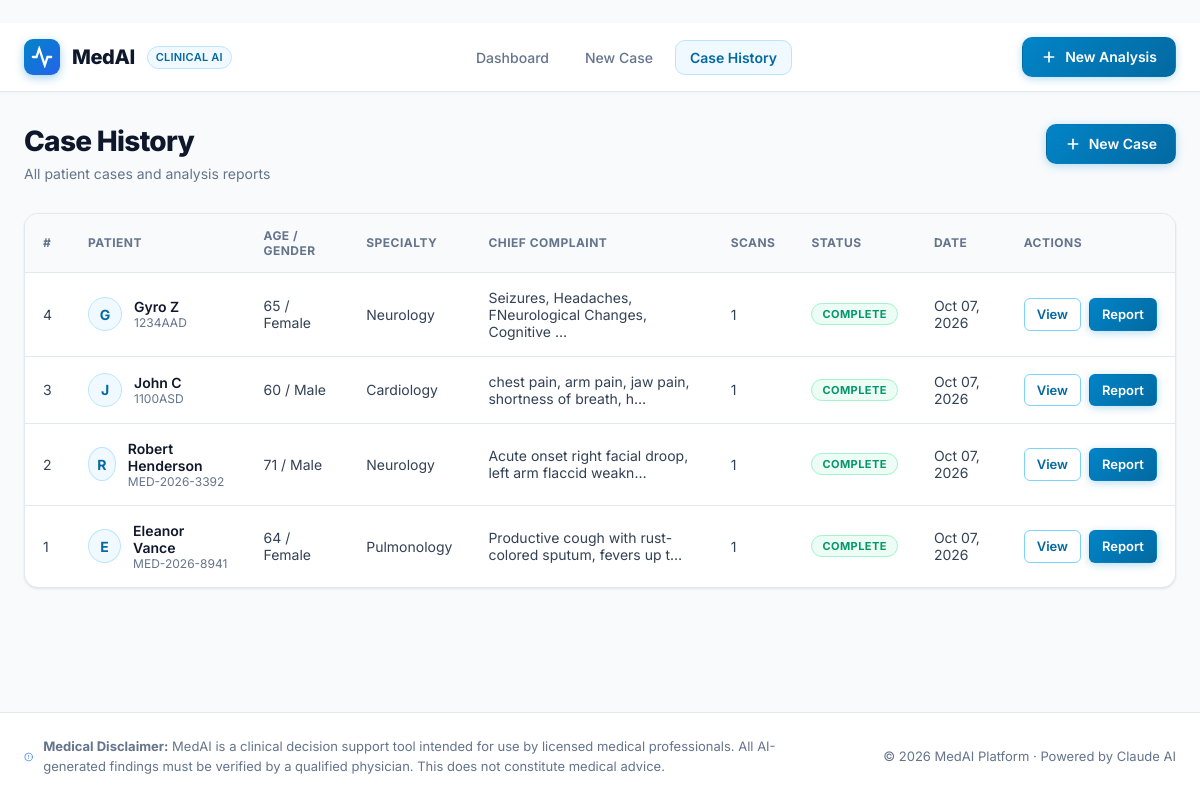
The page /history/ on the database its author committed.
### medical/models.py (models this page shows, shortened)
class PatientCase(models.Model):
    patient_name = models.CharField(max_length=200, default="Anonymous Patient")
    patient_id = models.CharField(max_length=100, blank=True, help_text="Hospital/clinic patient ID")
    age = models.PositiveIntegerField(null=True, blank=True)
    gender = models.CharField(max_length=20, choices=[
        ("male", "Male"), ("female", "Female"), ("other", "Other")
    ], blank=True)
    chief_complaint = models.TextField(blank=True, help_text="Primary complaint / reason for visit")
    clinical_history = models.TextField(blank=True, help_text="Detailed patient history, symptoms, duration")
    medications = models.TextField(blank=True, help_text="Current medications and dosages")
    allergies = models.TextField(blank=True)
    lab_results = models.TextField(blank=True, help_text="Blood work, urine, pathology results")
    vital_signs = models.TextField(blank=True, help_text="BP, HR, temperature, SpO2, weight, height")
    referring_doctor = models.CharField(max_length=200, blank=True)
    specialty_context = models.CharField(max_length=100, blank=True,
        help_text="e.g., Cardiology, Radiology, Neurology")
    created_at = models.DateTimeField(auto_now_add=True)
    updated_at = models.DateTimeField(auto_now=True)
    class Meta:
        ordering = ["-created_at"]

### medical/views.py (the view)
# urls.py: path("history/", views.history, name="history"),
def history(request):
    cases = PatientCase.objects.all().order_by("-created_at")
    context = {"cases": cases}
    return render(request, "history.html", context)

### templates/history.html (shortened to what this page needs)
﻿{% extends "base.html" %}
{% block content %}
<div class="container">
  <div class="page-header">
    <div>
      <h1 class="page-title">Case History</h1>
      <p class="page-subtitle">All patient cases and analysis reports</p>
    </div>
    <a href="{% url 'new_case' %}" class="btn btn-primary" id="history-new-case-btn">
      <svg width="16" height="16" viewBox="0 0 24 24" fill="none" stroke="currentColor" stroke-width="2.5" stroke-linecap="round"><line x1="12" y1="5" x2="12" y2="19"/><line x1="5" y1="12" x2="19" y2="12"/></svg>
      New Case
    </a>
  </div>
  {% if cases %}
  <div class="cases-table-wrapper">
    <table class="data-table" aria-label="Patient case history">
      <thead>
        <tr>
          <th scope="col">#</th>
          <th scope="col">Patient</th>
          <th scope="col">Age / Gender</th>
          <th scope="col">Specialty</th>
          <th scope="col">Chief Complaint</th>
          <th scope="col">Scans</th>
          <th scope="col">Status</th>
          <th scope="col">Date</th>
          <th scope="col">Actions</th>
        </tr>
      </thead>
      <tbody>
        {% for case in cases %}
        <tr>
          <td class="id-cell">{{ case.id }}</td>
          <td>
            <div class="patient-cell">
              <div class="patient-avatar">{{ case.patient_name|first }}</div>
              <div>
                <div class="patient-name">{{ case.patient_name }}</div>
                <div class="patient-id">{{ case.patient_id|default:"No ID" }}</div>
              </div>
            </div>
          </td>
          <td>{{ case.age|default:"--" }} / {{ case.get_gender_display|default:"--" }}</td>
          <td>{{ case.specialty_context|default:"General" }}</td>
          <td class="complaint-cell">{{ case.chief_complaint|truncatechars:55|default:"Not specified" }}</td>
          <td>{{ case.scans.count }}</td>
          <td>
            {% if case.report %}
              {% if case.report.status == "complete" %}
              <span class="status-badge status-complete">Complete</span>
              {% elif case.report.status == "processing" %}
              <span class="status-badge status-processing">Processing</span>
              {% else %}
              <span class="status-badge status-error">Error</span>
              {% endif %}
            {% else %}
            <span class="status-badge status-pending">Pending</span>
            {% endif %}
          </td>
          <td class="date-cell">{{ case.created_at|date:"M d, Y" }}</td>
          <td>
            <div class="action-btns">
              <a href="{% url 'case_detail' case.id %}" class="btn btn-sm btn-outline" aria-label="View case {{ case.id }}">View</a>
              {% if case.report and case.report.status == "complete" %}
              <a href="{% url 'report_view' case.id %}" class="btn btn-sm btn-primary" aria-label="View report for case {{ case.id }}">Report</a>
              {% endif %}
            </div>
          </td>
        </tr>
        {% endfor %}
      </tbody>
    </table>
  </div>
  {% endif %}
</div>
{% endblock %}

### rows shown on the page
PatientCase: id "4", patient_name|first "G", patient_name "Gyro Z", patient_id "1234AAD", age "65", gender "Female", specialty_context "Neurology", chief_complaint "Seizures, Headaches, FNeurological Changes, Cognitive …", scans.count "1", shows "COMPLETE", created_at "Oct 07, 2026"
PatientCase: id "3", patient_name|first "J", patient_name "John C", patient_id "1100ASD", age "60", gender "Male", specialty_context "Cardiology", chief_complaint "chest pain, arm pain, jaw pain, shortness of breath, h…", scans.count "1", shows "COMPLETE", created_at "Oct 07, 2026"
PatientCase: id "2", patient_name|first "R", patient_name "Robert Henderson", patient_id "MED-2026-3392", age "71", gender "Male", specialty_context "Neurology", chief_complaint "Acute onset right facial droop, left arm flaccid weakn…", scans.count "1", shows "COMPLETE", created_at "Oct 07, 2026"
PatientCase: id "1", patient_name|first "E", patient_name "Eleanor Vance", patient_id "MED-2026-8941", age "64", gender "Female", specialty_context "Pulmonology", chief_complaint "Productive cough with rust-colored sputum, fevers up t…", scans.count "1", shows "COMPLETE", created_at "Oct 07, 2026"
